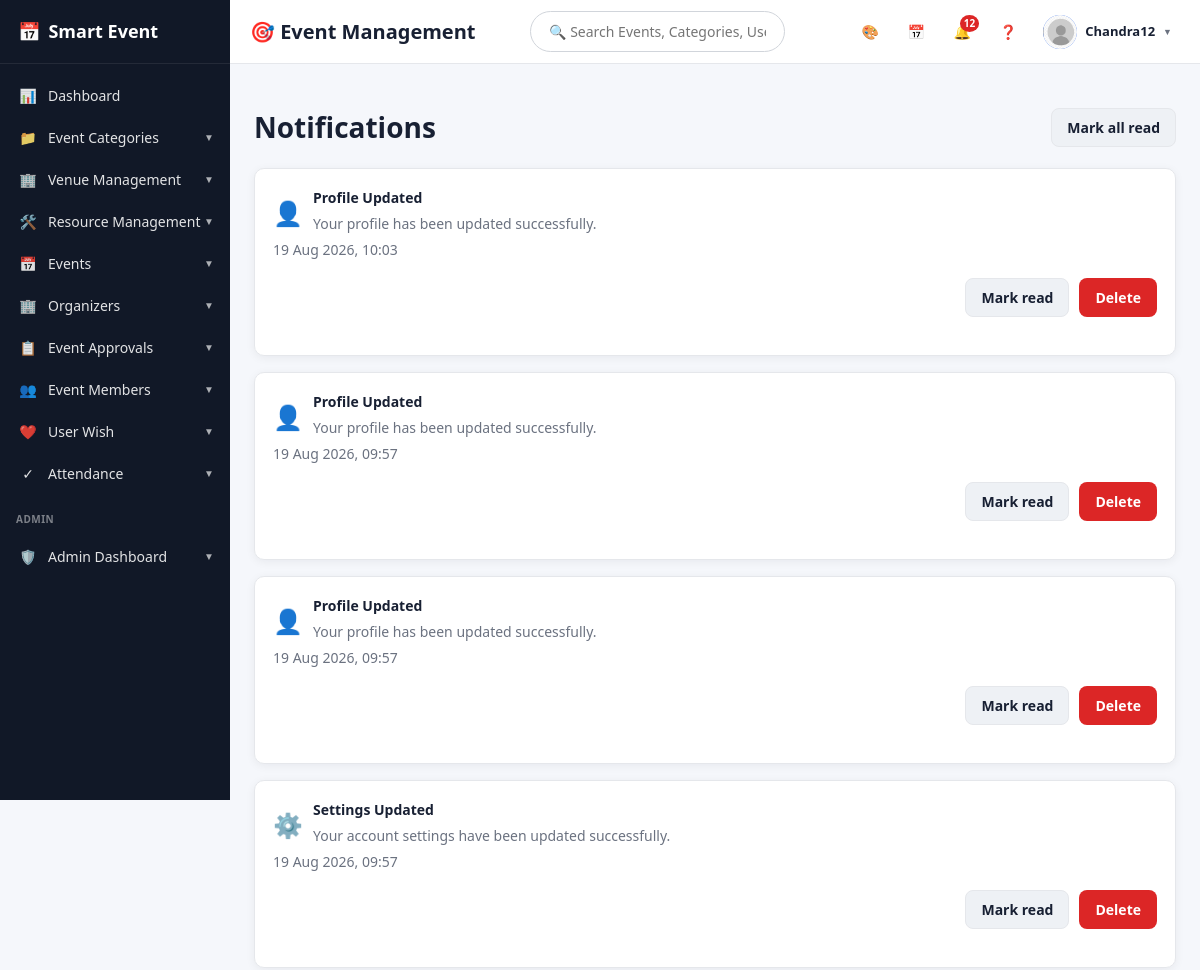
The page /notifications/ (signed in, upper part) on the database as committed earlier.
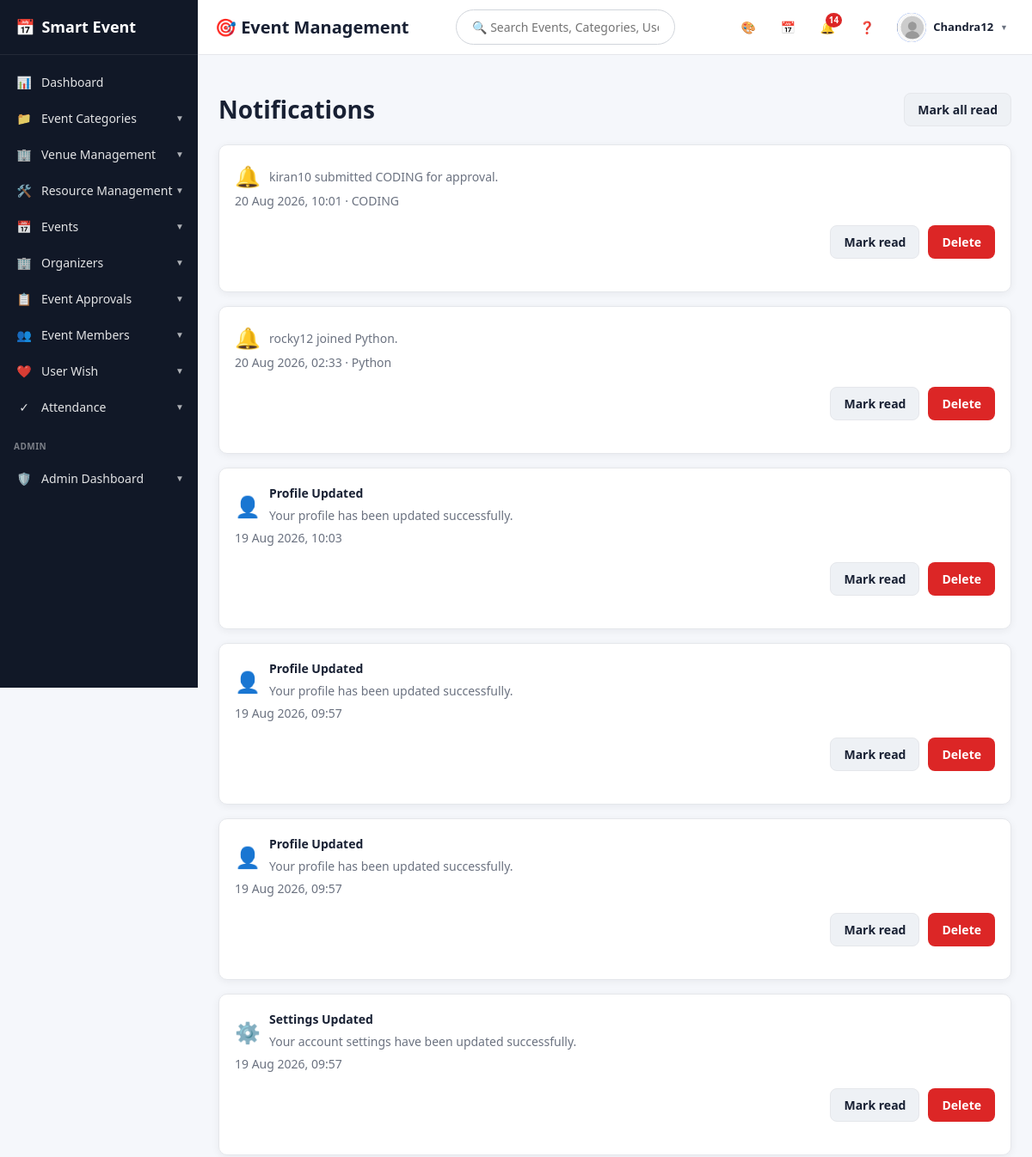
The same page on the database as committed later.
### events/models.py (models this page shows, shortened)
class Notification(models.Model):
    TYPE_CHOICES = [
        ('INFO', 'Information'),
        ('SUCCESS', 'Success'),
        ('WARNING', 'Warning'),
        ('ERROR', 'Error'),
    ]
    user = models.ForeignKey(
        User,
        on_delete=models.CASCADE,
        related_name='notifications'
    )
    title = models.CharField(
        max_length=200
    )
    message = models.TextField()
    event = models.ForeignKey(
        Event,
        on_delete=models.SET_NULL,
        null=True,
        blank=True,
        related_name='notifications'
    )
    notification_type = models.CharField(
        max_length=20,
        choices=TYPE_CHOICES,
        default='INFO'
    )
    icon = models.CharField(
        max_length=30,
        default='🔔',
        blank=True
    )
    action_url = models.CharField(
        max_length=300,
        blank=True
    )
    is_read = models.BooleanField(
        default=False
    )
    created_at = models.DateTimeField(
        auto_now_add=True
    )
    class Meta:
        ordering = ['-created_at']
        verbose_name = "Notification"
        verbose_name_plural = "Notifications"

class Event(models.Model):
    APPROVAL_CHOICES = [
        ('DRAFT', 'Draft'),
        ('PENDING', 'Pending Approval'),
        ('APPROVED', 'Approved'),
        ('REJECTED', 'Rejected'),
    ]
    STATUS_CHOICES = [
        ('Upcoming', 'Upcoming'),
        ('Active', 'Active'),
        ('Completed', 'Completed'),
        ('Cancelled', 'Cancelled'),
    ]
    MODE_CHOICES = [
        ('Online', 'Online'),
        ('Offline', 'Offline'),
        ('Hybrid', 'Hybrid'),
    ]
    name = models.CharField(max_length=200)
    category = models.ForeignKey(
        EventCategory,
        on_delete=models.CASCADE,
        related_name='events'
    )
    event_image = models.ImageField(
        upload_to='event_images/',
        blank=True,
        null=True
    )
    banner_image = models.ImageField(
        upload_to='event_banners/',
        blank=True,
        null=True
    )
    organizer = models.CharField(
        max_length=200,
        blank=True
    )
    owner = models.ForeignKey(
        User,
        on_delete=models.SET_NULL,
        null=True,
        blank=True,
        related_name='organized_events'
    )
    event_mode = models.CharField(
        max_length=20,
        choices=MODE_CHOICES,
        default='Offline'
    )
    venue = models.CharField(
        max_length=250,
        blank=True
    )
    location = models.CharField(
        max_length=250,
        blank=True
    )
    google_map = models.URLField(
        blank=True
    )
    registration_link = models.URLField(
        blank=True
    )
    website = models.URLField(
        blank=True
    )
    start_date = models.DateField()
    end_date = models.DateField()
    registration_deadline = models.DateField(
        null=True,
        blank=True
    )
    event_fee = models.DecimalField(
        max_digits=8,
        decimal_places=2,
        default=0
    )
    max_participants = models.PositiveIntegerField(
        null=True,
        blank=True
    )
    eligibility = models.CharField(
        max_length=300,
        blank=True
    )
    description = models.TextField(
        blank=True
    )
    requirements = models.TextField(
        blank=True
    )
    tags = models.CharField(
        max_length=300,
        blank=True
    )
    contact_person = models.CharField(
        max_length=150,
        blank=True
    )
    contact_email = models.EmailField(
        blank=True
    )
    contact_phone = models.CharField(
        max_length=20,
        blank=True
    )
    approval_status = models.CharField(
        max_length=12,
        choices=APPROVAL_CHOICES,
        default='APPROVED'
    )
    review_note = models.TextField(
        blank=True
    )
    submitted_at = models.DateTimeField(
        null=True,
        blank=True
    )
    reviewed_at = models.DateTimeField(
        null=True,
        blank=True
    )
    reviewed_by = models.ForeignKey(
        User,
        on_delete=models.SET_NULL,
        null=True,
        blank=True,
        related_name='reviewed_events'
    )
    status = models.CharField(
        max_length=20,
        choices=STATUS_CHOICES,
        default='Upcoming'
    )
    created_at = models.DateTimeField(
        auto_now_add=True
    )
    budget = models.DecimalField(
        max_digits=12,
        decimal_places=2,
        default=0
    )

### events/views.py (the view)
@login_required
def notifications_view(request):
    notifications = (
        request.user.notifications
        .select_related('event')
        .order_by('-created_at')
    )
    return render(
        request,
        'events/notifications.html',
        {
            'notifications':
                notifications,
            'unread_notifications_count':
                notifications.filter(
                    is_read=False
                ).count(),
        }
    )

### templates/events/notifications.html (shortened to what this page needs)
{% extends 'base.html' %}
{% block content %}
<div class="actions">
    <h1 style="margin-right:auto">Notifications</h1>
    <form method="post" action="{% url 'mark_all_notifications_read' %}">
        <button class="btn secondary">
            Mark all read
        </button>
    </form>
</div>
{% for notification in notifications %}
<div class="event">
    <div style="display:flex; align-items:center; gap:10px;">
        <span style="font-size:24px;">
            {{ notification.icon|default:"🔔" }}
        </span>
        <div>
            <b>
                {{ notification.title }}
            </b>
            <p style="margin:5px 0;">
                {{ notification.message }}
            </p>
        </div>
    </div>
    <p class="muted">
        {{ notification.created_at|date:'d M Y, H:i' }}
        {% if notification.event %}
            · {{ notification.event.name }}
        {% endif %}
    </p>
    <div class="actions">
        {% if not notification.is_read %}
        <form
            method="post"
            action="{% url 'mark_notification_read' notification.pk %}">
            <button class="btn secondary">
                Mark read
            </button>
        </form>
        {% endif %}
        <form
            method="post"
            action="{% url 'delete_notification' notification.pk %}">
            <button class="btn danger">
                Delete
            </button>
        </form>
    </div>
</div>
{% empty %}
<div class="card">
    No notifications yet.
</div>
{% endfor %}
{% endblock %}

### templates/base.html (shortened to what the changed rows need)
<!DOCTYPE html>
<html lang="en">
<head>
    <link
        href="https://cdn.jsdelivr.net/npm/fullcalendar@6.1.17/index.global.min.css"
        rel="stylesheet"
    >
</head>
<body
{% if user.is_authenticated %}
    class="{% if user.settings.theme_mode == 'dark' %}dark-mode{% endif %}"
    style="
        --primary: {{ user.settings.dashboard_color }};
        --primary-dark: {{ user.settings.dashboard_color }};
        --primary-light: {{ user.settings.dashboard_color }}22;
        --sidebar-active: {{ user.settings.dashboard_color }};
        --sidebar-bg: {{ user.settings.sidebar_color }};
        --topbar-bg: {{ user.settings.topbar_color }};
    "
{% endif %}
>
{% if user.is_authenticated %}
<div class="main-wrapper">
    <header class="topbar">
        <div class="topbar-actions">
            <a href="{% url 'notifications' %}"
               class="top-action"
               title="Notifications">
                🔔
                {% if unread_notifications_count %}
                    <span class="notification-count">
                        {{ unread_notifications_count }}
                    </span>
                {% endif %}
            </a>
        </div>
    </header>
    <main class="content">
        {% block content %}
        {% endblock %}
    </main>
</div>
{% endif %}
</body>
</html>

Rows that differ between the two databases and show on the page:
added Notification: icon "🔔", message "kiran10 submitted CODING for approval.", created_at "20 Aug 2026, 10:01", event.name "CODING", is_read "Mark read"
added Notification: icon "🔔", message "rocky12 joined Python.", created_at "20 Aug 2026, 02:33", event.name "Python", is_read "Mark read"
Other text that changed with them:
{{ unread_notifications_count }}: "12" → "14"
